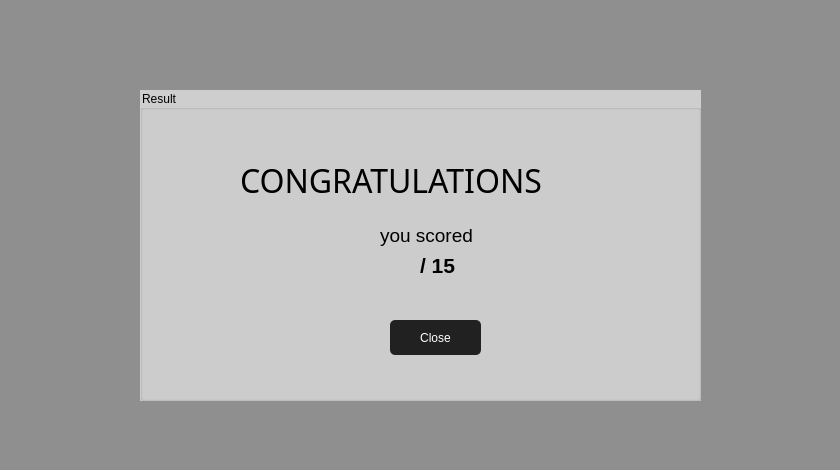
<?xml version="1.0" encoding="UTF-8"?>
<ui version="4.0">
 <class>score</class>
 <widget class="QWidget" name="score">
  <property name="windowModality">
   <enum>Qt::WindowModal</enum>
  </property>
  <property name="geometry">
   <rect>
    <x>0</x>
    <y>0</y>
    <width>840</width>
    <height>470</height>
   </rect>
  </property>
  <property name="maximumSize">
   <size>
    <width>840</width>
    <height>470</height>
   </size>
  </property>
  <property name="windowTitle">
   <string>Form</string>
  </property>
  <property name="styleSheet">
   <string notr="true">QWidget
{
	background-color:rgb(143, 143, 143);
}
</string>
  </property>
  <widget class="QGroupBox" name="groupBox">
   <property name="geometry">
    <rect>
     <x>140</x>
     <y>90</y>
     <width>561</width>
     <height>311</height>
    </rect>
   </property>
   <property name="styleSheet">
    <string notr="true">QGroupBox
{
	background-color:rgb(206, 206, 206);
}
</string>
   </property>
   <property name="title">
    <string>Result</string>
   </property>
   <widget class="QPushButton" name="quit">
    <property name="geometry">
     <rect>
      <x>250</x>
      <y>230</y>
      <width>91</width>
      <height>35</height>
     </rect>
    </property>
    <property name="font">
     <font>
      <family>Segoe UI</family>
      <pointsize>9</pointsize>
      <bold>false</bold>
     </font>
    </property>
    <property name="styleSheet">
     <string notr="true">QPushButton
{
    background-color:rgb(33, 33, 33);
    border: none;
    border-radius : 5px;
    color: rgb(255, 255, 255);
	padding: 5px;

}</string>
    </property>
    <property name="text">
     <string>Close</string>
    </property>
   </widget>
   <widget class="QLabel" name="congrats">
    <property name="geometry">
     <rect>
      <x>100</x>
      <y>60</y>
      <width>451</width>
      <height>60</height>
     </rect>
    </property>
    <property name="font">
     <font>
      <family>Cooper Black</family>
      <pointsize>24</pointsize>
      <italic>false</italic>
      <bold>false</bold>
     </font>
    </property>
    <property name="styleSheet">
     <string notr="true">QLabel{
background-color: transparent;
color: rgb(0, 0, 0)
}</string>
    </property>
    <property name="text">
     <string>CONGRATULATIONS</string>
    </property>
   </widget>
   <widget class="QLabel" name="la">
    <property name="geometry">
     <rect>
      <x>240</x>
      <y>130</y>
      <width>111</width>
      <height>30</height>
     </rect>
    </property>
    <property name="font">
     <font>
      <pointsize>14</pointsize>
      <bold>false</bold>
     </font>
    </property>
    <property name="styleSheet">
     <string notr="true">QLabel{
background-color: transparent;
color: rgb(0, 0, 0);}</string>
    </property>
    <property name="text">
     <string>you scored</string>
    </property>
   </widget>
   <widget class="QLabel" name="result">
    <property name="geometry">
     <rect>
      <x>250</x>
      <y>160</y>
      <width>31</width>
      <height>30</height>
     </rect>
    </property>
    <property name="font">
     <font>
      <pointsize>14</pointsize>
      <bold>true</bold>
     </font>
    </property>
    <property name="styleSheet">
     <string notr="true">QLabel{
background-color: transparent;
color: rgb(0, 0, 0);}</string>
    </property>
    <property name="text">
     <string/>
    </property>
   </widget>
   <widget class="QLabel" name="labbel">
    <property name="geometry">
     <rect>
      <x>280</x>
      <y>160</y>
      <width>51</width>
      <height>30</height>
     </rect>
    </property>
    <property name="font">
     <font>
      <pointsize>16</pointsize>
      <bold>true</bold>
     </font>
    </property>
    <property name="styleSheet">
     <string notr="true">QLabel{
background-color: transparent;
color: rgb(0, 0, 0);}</string>
    </property>
    <property name="text">
     <string>/ 15</string>
    </property>
   </widget>
  </widget>
 </widget>
 <resources/>
 <connections/>
</ui>
